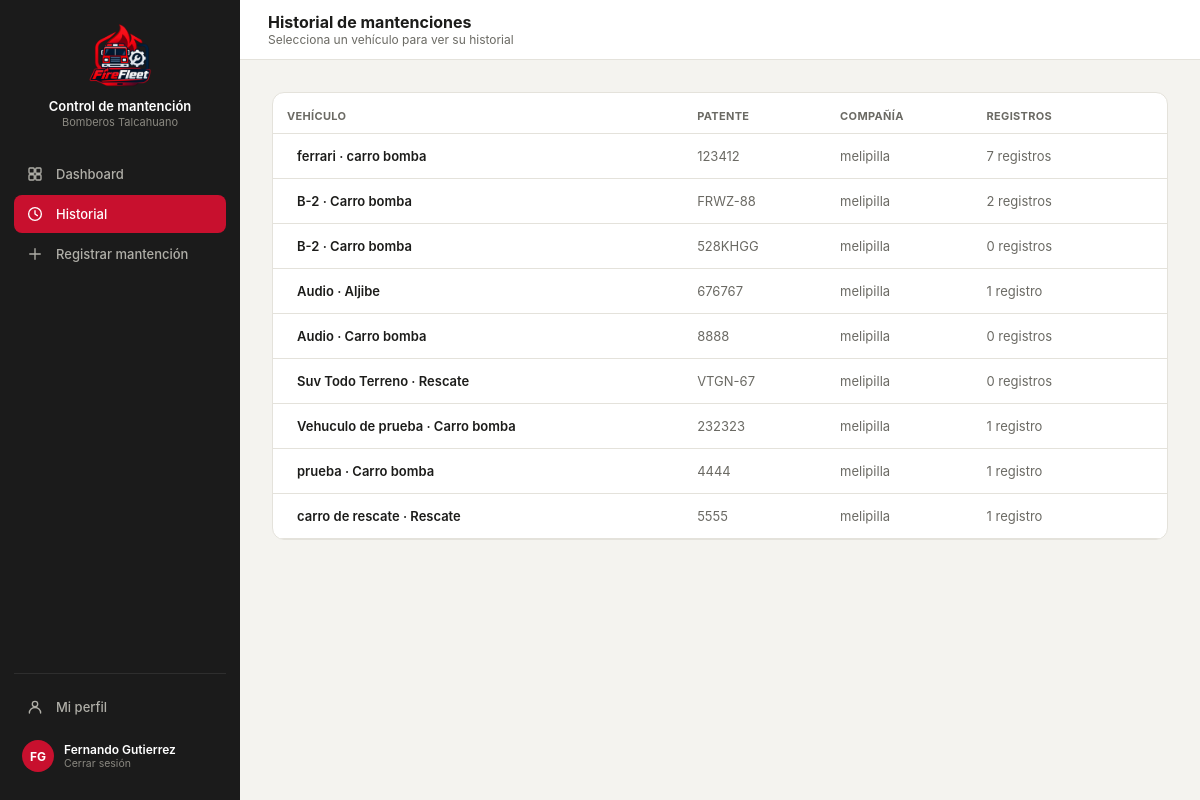
Before: /historial/ (signed in) with the older database file.
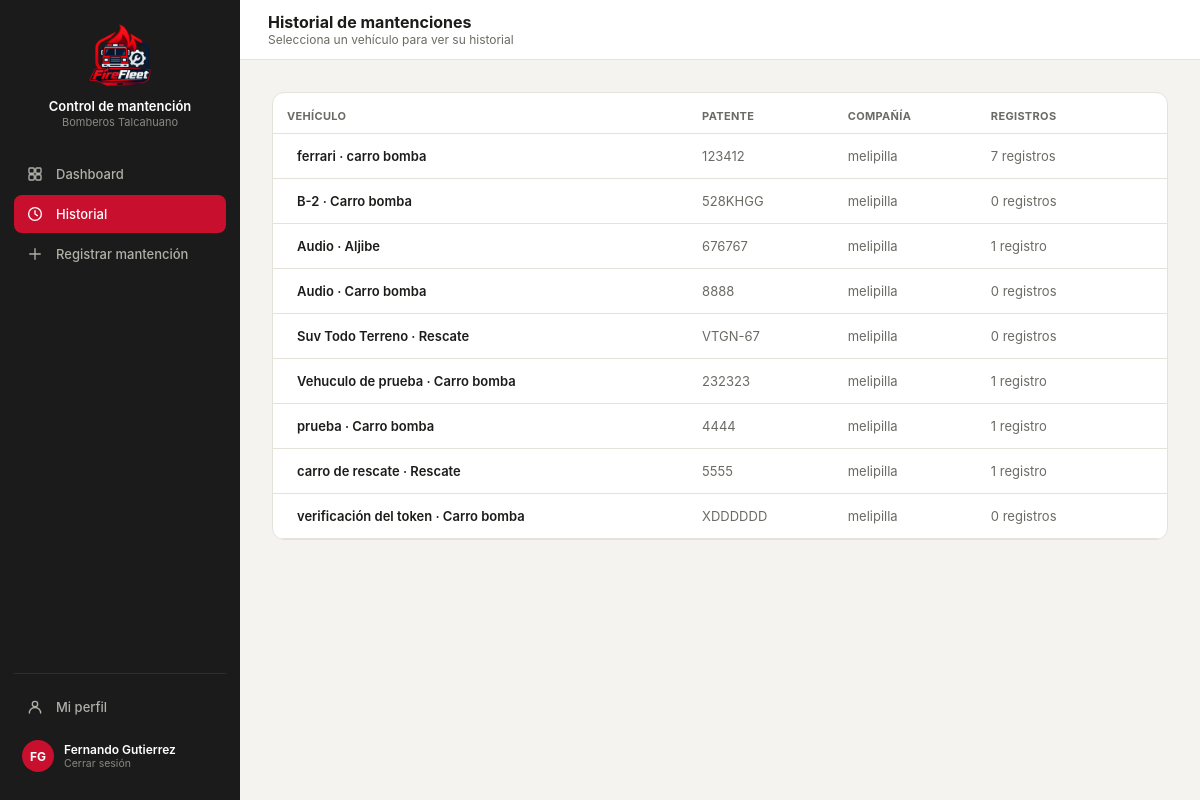
After: the same page with the newer database file.
### core/models.py (models this page shows, shortened)
class Vehiculo(models.Model):
    id_vehi = models.AutoField(primary_key=True)
    patente = models.CharField(max_length=10, unique=True, null=True, blank=True)
    tipo_v = models.CharField(max_length=50)
    modelo = models.CharField(max_length=80, blank=True)
    anio = models.IntegerField(null=True, blank=True, db_column="año")
    id_compania = models.ForeignKey(
        Compania, on_delete=models.PROTECT, db_column="id_compania", related_name="vehiculos",
    )
    estado = models.CharField(max_length=30, default="operativo")
    kilometraje = models.DecimalField(max_digits=10, decimal_places=2, default=0)
    proxima_mantencion = models.DateField(null=True, blank=True)
    class Meta:
        db_table = "vehiculo"

class Compania(models.Model):
    id_comp = models.AutoField(primary_key=True)
    nombre = models.CharField(max_length=100)
    direccion = models.CharField(max_length=200, blank=True, db_column="dirección")
    telefono = models.CharField(max_length=20, blank=True, db_column="teléfono")
    class Meta:
        db_table = "compania"
        verbose_name_plural = "Compañías"
    def __str__(self):
        return self.nombre

### core/views.py (the view)
# urls.py: path('historial/', views.historial, name='historial'),
@login_required(login_url='index')
def historial(request):
    vehiculos = Vehiculo.objects.select_related('id_compania').annotate(
        num_registros=Count('mantenciones')
    ).all()
    perfil_usuario = getattr(request.user, 'perfil', None)
    is_admin = request.user.is_superuser or bool(
        perfil_usuario and (perfil_usuario.rol or '').lower() == 'administrador'
    )
    if perfil_usuario:
        nombre = perfil_usuario.nombre
        rol = perfil_usuario.rol
        comp = str(perfil_usuario.id_compania) if perfil_usuario.id_compania else 'Sin Compañía'
    else:
        nombre = request.user.get_full_name() or request.user.username
        rol = ''
        comp = 'Sin Compañía'
    current_user_data = {
        'name': nombre,
        'rol': rol,
        'comp': comp,
        'initials': ''.join([palabra[0].upper() for palabra in nombre.split()[:2]]) or '??',
        'isAdmin': is_admin,
    }
    context = {
        'vehiculos': vehiculos,
        'current_user': current_user_data,
        'current_user_json': {'isAdmin': is_admin},
    }
    return render(request, 'core/historial.html', context)

### core/templates/core/historial.html (shortened to what this page needs)
{% load static %}
<!DOCTYPE html>
<html lang="es">
<head>
<link rel="stylesheet" href="https://cdnjs.cloudflare.com/ajax/libs/tabler-icons/2.44.0/iconfont/tabler-icons.min.css">
<link rel="stylesheet" href="{% static 'styles.css' %}">
</head>
<body>
<div class="layout">
  <div class="sidebar">
    <div class="sidebar-brand">
      <div class="logo"><img src="{% static 'imagenes/logo2.png' %}" alt="Logo Control de mantención"></div>
      <div><p class="t1">Control de mantención</p><p class="t2">Bomberos Talcahuano</p></div>
    </div>
    <a class="nav-item" href="{% url 'dashboard' %}">Dashboard</a>
    <a class="nav-item active" href="{% url 'historial' %}"><svg class="nav-icon" viewBox="0 0 24 24" fill="none" stroke="currentColor" stroke-width="1.8" stroke-linecap="round" stroke-linejoin="round"><circle cx="12" cy="12" r="8.5"/><polyline points="12 7.5 12 12 15.2 14.2"/></svg>Historial</a>
    <a class="nav-item" href="{% url 'registrar' %}"><svg class="nav-icon" viewBox="0 0 24 24" fill="none" stroke="currentColor" stroke-width="1.8" stroke-linecap="round" stroke-linejoin="round"><line x1="12" y1="5" x2="12" y2="19"/><line x1="5" y1="12" x2="19" y2="12"/></svg>Registrar mantención</a>
    <div class="sidebar-footer">
      <a class="nav-item" href="{% url 'perfil' %}"><svg class="nav-icon" viewBox="0 0 24 24" fill="none" stroke="currentColor" stroke-width="1.8" stroke-linecap="round" stroke-linejoin="round"><circle cx="12" cy="8" r="3.6"/><path d="M4.5 20c0-4.1 3.4-7.4 7.5-7.4s7.5 3.3 7.5 7.4"/></svg>Mi perfil</a>
      <a class="sidebar-user" href="{% url 'logout' %}" style="margin-top:6px; text-decoration:none;">
        <div class="av">{{ current_user.initials }}</div>
        <div><p class="name">{{ current_user.name }}</p><p class="role">Cerrar sesión</p></div>
      </a>
    </div>
  </div>
  <div class="main">
    <div class="topbar">
      <div style="display:flex; align-items:center; gap:12px;">
        <div><h2>Historial de mantenciones</h2><p class="crumb">Selecciona un vehículo para ver su historial</p></div>
      </div>
    </div>
    <div class="content" id="content">
      <div class="card" style="padding:0; overflow:hidden;">
        <table>
          <thead>
            <tr>
              <th>Vehículo</th>
              <th>Patente</th>
              <th>Compañía</th>
              <th>Registros</th>
              <th></th>
            </tr>
          </thead>
          <tbody>
            {% for v in vehiculos %}
           <tr class="clickable">
  <td style="font-weight:600;">
    <a href="{% url 'detalle' v.pk %}" style="text-decoration:none; color:inherit; display:flex; align-items:center; gap:10px;">
      {{ v.modelo }} · {{ v.tipo_v }}
    </a>
  </td>
  <td style="color:var(--text2);">{{ v.patente }}</td>
  <td style="color:var(--text2);">{{ v.id_compania.nombre|default:"Sin compañía" }}</td>
  <td style="color:var(--text2);">{{ v.num_registros }} registro{% if v.num_registros != 1 %}s{% endif %}</td>
  <td style="text-align:right; color:var(--text2);">
  </td>
</tr>
            {% empty %}
            <tr>
              <td colspan="5" style="text-align:center; padding: 20px; color:var(--text2);">No hay vehículos registrados en la base de datos.</td>
            </tr>
            {% endfor %}
          </tbody>
        </table>
      </div>
    </div>
  </div>
</div>
</body>
</html>

Changed rows visible on the page:
removed Vehiculo: modelo "B-2", tipo_v "Carro bomba", patente "FRWZ-88", id_compania.nombre "melipilla", num_registros "2"
added Vehiculo: modelo "verificación del token", tipo_v "Carro bomba", patente "XDDDDDD", id_compania.nombre "melipilla", num_registros "0"
